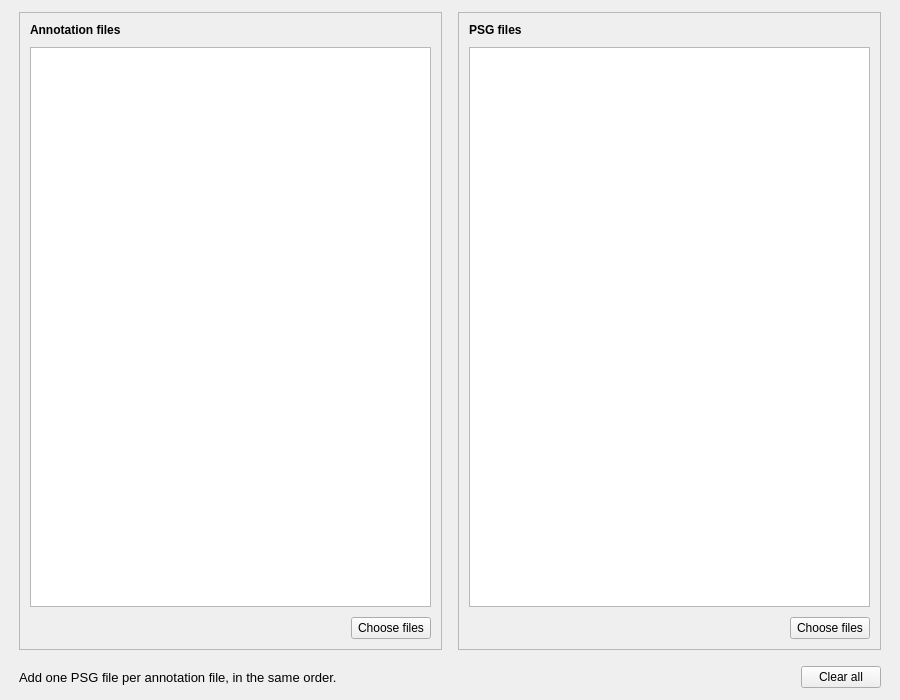
<?xml version="1.0" encoding="UTF-8"?>
<ui version="4.0">
 <class>EDFAnnotationsReaderSettingsView</class>
 <widget class="QWidget" name="EDFAnnotationsReaderSettingsView">
  <property name="geometry">
   <rect>
    <x>0</x>
    <y>0</y>
    <width>900</width>
    <height>700</height>
   </rect>
  </property>
  <property name="windowTitle">
   <string />
  </property>
  <layout class="QVBoxLayout" name="verticalLayout">
   <property name="spacing">
    <number>16</number>
   </property>
   <property name="leftMargin">
    <number>19</number>
   </property>
   <property name="topMargin">
    <number>12</number>
   </property>
   <property name="rightMargin">
    <number>19</number>
   </property>
   <property name="bottomMargin">
    <number>12</number>
   </property>
   <item>
    <layout class="QHBoxLayout" name="files_cards_layout" stretch="1,1">
     <property name="spacing">
      <number>16</number>
     </property>
     <item>
      <widget class="QFrame" name="annot_files_card">
       <property name="frameShape">
        <enum>QFrame::Shape::StyledPanel</enum>
       </property>
       <property name="frameShadow">
        <enum>QFrame::Shadow::Raised</enum>
       </property>
       <layout class="QVBoxLayout" name="annot_files_card_layout">
        <property name="spacing">
         <number>10</number>
        </property>
        <property name="leftMargin">
         <number>10</number>
        </property>
        <property name="topMargin">
         <number>10</number>
        </property>
        <property name="rightMargin">
         <number>10</number>
        </property>
        <property name="bottomMargin">
         <number>10</number>
        </property>
        <item>
         <widget class="QLabel" name="annot_files_title_label">
          <property name="font">
           <font>
            <bold>true</bold>
           </font>
          </property>
          <property name="toolTip">
           <string>The EDF+ files with the annotations to import ("EDF Annotations" signal).</string>
          </property>
          <property name="text">
           <string>Annotation files</string>
          </property>
         </widget>
        </item>
        <item>
         <widget class="QTableWidget" name="tableWidget_files">
          <property name="verticalScrollBarPolicy">
           <enum>Qt::ScrollBarAsNeeded</enum>
          </property>
          <property name="horizontalScrollBarPolicy">
           <enum>Qt::ScrollBarAsNeeded</enum>
          </property>
          <property name="sizeAdjustPolicy">
           <enum>QAbstractScrollArea::AdjustIgnored</enum>
          </property>
          <property name="autoScroll">
           <bool>true</bool>
          </property>
          <property name="editTriggers">
           <set>QAbstractItemView::NoEditTriggers</set>
          </property>
          <property name="selectionMode">
           <enum>QAbstractItemView::SingleSelection</enum>
          </property>
          <property name="verticalScrollMode">
           <enum>QAbstractItemView::ScrollPerItem</enum>
          </property>
          <property name="horizontalScrollMode">
           <enum>QAbstractItemView::ScrollPerItem</enum>
          </property>
          <property name="wordWrap">
           <bool>true</bool>
          </property>
         </widget>
        </item>
        <item>
         <layout class="QHBoxLayout" name="annot_files_buttons_layout" stretch="1,0">
          <property name="spacing">
           <number>8</number>
          </property>
          <item>
           <spacer name="annot_files_buttons_layout_spacer">
            <property name="orientation">
             <enum>Qt::Orientation::Horizontal</enum>
            </property>
            <property name="sizeHint" stdset="0">
             <size>
              <width>40</width>
              <height>20</height>
             </size>
            </property>
           </spacer>
          </item>
          <item>
           <widget class="QPushButton" name="pushButton_choose">
            <property name="text">
             <string>Choose files</string>
            </property>
           </widget>
          </item>
         </layout>
        </item>
       </layout>
      </widget>
     </item>
     <item>
      <widget class="QFrame" name="psg_files_card">
       <property name="frameShape">
        <enum>QFrame::Shape::StyledPanel</enum>
       </property>
       <property name="frameShadow">
        <enum>QFrame::Shadow::Raised</enum>
       </property>
       <layout class="QVBoxLayout" name="psg_files_card_layout">
        <property name="spacing">
         <number>10</number>
        </property>
        <property name="leftMargin">
         <number>10</number>
        </property>
        <property name="topMargin">
         <number>10</number>
        </property>
        <property name="rightMargin">
         <number>10</number>
        </property>
        <property name="bottomMargin">
         <number>10</number>
        </property>
        <item>
         <widget class="QLabel" name="psg_files_title_label">
          <property name="font">
           <font>
            <bold>true</bold>
           </font>
          </property>
          <property name="toolTip">
           <string>The PSG signal file (EDF or EDF+) of each annotation file, in the same order. It gives the start time of the recording; the annotations are added to its accessory file (.tsv).</string>
          </property>
          <property name="text">
           <string>PSG files</string>
          </property>
         </widget>
        </item>
        <item>
         <widget class="QTableWidget" name="tableWidget_psg_files">
          <property name="editTriggers">
           <set>QAbstractItemView::NoEditTriggers</set>
          </property>
         </widget>
        </item>
        <item>
         <layout class="QHBoxLayout" name="psg_files_buttons_layout" stretch="1,0">
          <property name="spacing">
           <number>8</number>
          </property>
          <item>
           <spacer name="psg_files_buttons_layout_spacer">
            <property name="orientation">
             <enum>Qt::Orientation::Horizontal</enum>
            </property>
            <property name="sizeHint" stdset="0">
             <size>
              <width>40</width>
              <height>20</height>
             </size>
            </property>
           </spacer>
          </item>
          <item>
           <widget class="QPushButton" name="pushButton_choose_psg">
            <property name="text">
             <string>Choose files</string>
            </property>
           </widget>
          </item>
         </layout>
        </item>
       </layout>
      </widget>
     </item>
    </layout>
   </item>
   <item>
    <layout class="QHBoxLayout" name="clear_layout" stretch="1,0">
     <property name="spacing">
      <number>8</number>
     </property>
     <item>
      <widget class="QLabel" name="order_help_label">
       <property name="font">
        <font>
         <pointsize>10</pointsize>
        </font>
       </property>
       <property name="text">
        <string>Add one PSG file per annotation file, in the same order.</string>
       </property>
       <property name="wordWrap">
        <bool>true</bool>
       </property>
       <property name="variant" stdset="0">
        <string notr="true">help</string>
       </property>
      </widget>
     </item>
     <item>
      <widget class="QPushButton" name="pushButton_clear">
       <property name="text">
        <string>Clear all</string>
       </property>
      </widget>
     </item>
    </layout>
   </item>
  </layout>
 </widget>
 <resources>
  <include location="../../../../snooz-toolbox/src/main/python/ui/themes/themes.qrc" />
 </resources>
 <connections>
  <connection>
   <sender>pushButton_choose</sender>
   <signal>clicked()</signal>
   <receiver>EDFAnnotationsReaderSettingsView</receiver>
   <slot>choose_slot()</slot>
   <hints>
    <hint type="sourcelabel">
     <x>76</x>
     <y>266</y>
    </hint>
    <hint type="destinationlabel">
     <x>167</x>
     <y>176</y>
    </hint>
   </hints>
  </connection>
  <connection>
   <sender>pushButton_clear</sender>
   <signal>clicked()</signal>
   <receiver>EDFAnnotationsReaderSettingsView</receiver>
   <slot>clear_slot()</slot>
   <hints>
    <hint type="sourcelabel">
     <x>198</x>
     <y>266</y>
    </hint>
    <hint type="destinationlabel">
     <x>167</x>
     <y>176</y>
    </hint>
   </hints>
  </connection>
  <connection>
   <sender>pushButton_choose_psg</sender>
   <signal>clicked()</signal>
   <receiver>EDFAnnotationsReaderSettingsView</receiver>
   <slot>choose_psg_slot()</slot>
   <hints>
    <hint type="sourcelabel">
     <x>364</x>
     <y>198</y>
    </hint>
    <hint type="destinationlabel">
     <x>308</x>
     <y>151</y>
    </hint>
   </hints>
  </connection>
 </connections>
 <slots>
  <slot>choose_slot()</slot>
  <slot>clear_slot()</slot>
  <slot>choose_psg_slot()</slot>
 </slots>
</ui>
